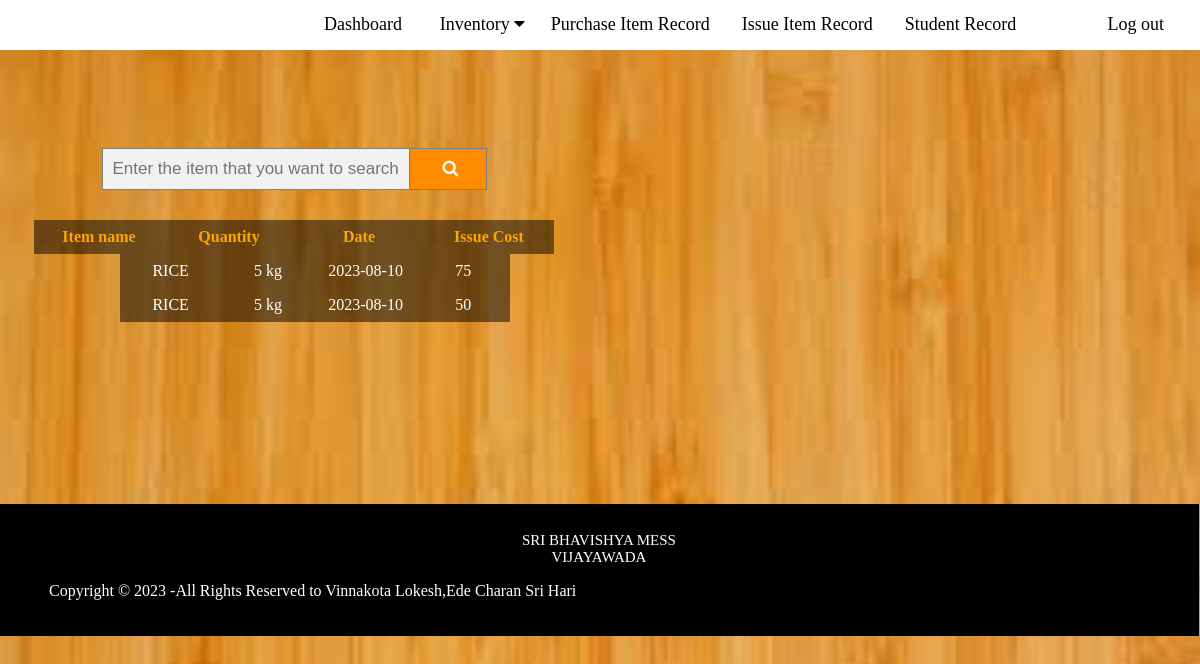
Before: /issuerecord.php with the older database file.
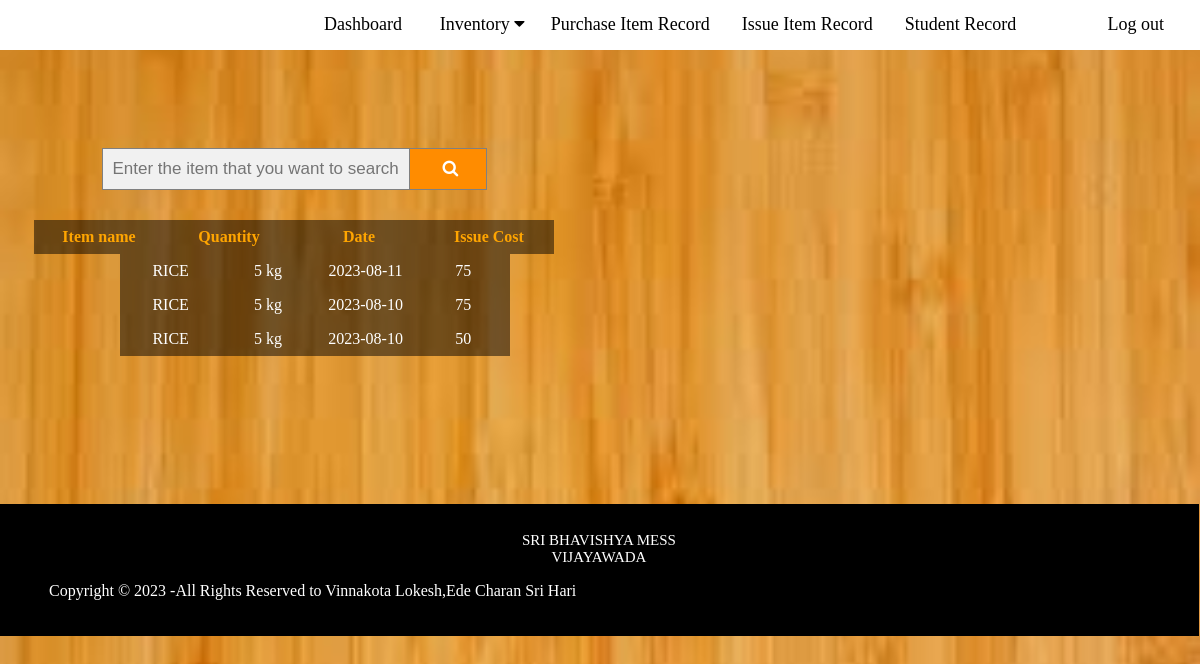
After: the same page with the newer database file.
### tables this page shows
CREATE TABLE `issueitem` (
  `id` int(200) NOT NULL,
  `itemid` int(200) NOT NULL,
  `date` date NOT NULL DEFAULT current_timestamp(),
  `quantity` float NOT NULL,
  `issuecost` int(11) NOT NULL
);

CREATE TABLE `item` (
  `id` int(11) NOT NULL,
  `itemname` varchar(200) NOT NULL
);

CREATE TABLE `stock` (
  `id` int(11) NOT NULL,
  `itemid` int(11) NOT NULL,
  `quantity` float NOT NULL,
  `qunit` varchar(11) NOT NULL
);

### issuerecord.php (the view, shortened to what this page needs)
<!DOCTYPE html>
<html lang="en">
    <head>
        <link type="text/css" rel="stylesheet" href="css/nav.css">
        <link rel="stylesheet" href="https://cdnjs.cloudflare.com/ajax/libs/font-awesome/4.7.0/css/font-awesome.min.css">
    </head>
<body>
    <div class="navbar"  style="margin-top:-18px; width:100%; position: -webkit-sticky;position: sticky; top: 0px;">
     <ul>
      <a href="home.php">Dashboard</a>
    <div class="dropdown">
    <button class="dropbtn">Inventory
      <i class="fa fa-caret-down"></i>
    </button>
    </div>
     <a href="purchaserecord.php">Purchase Item Record</a>
     <a href="">Issue Item Record</a>
     <a href="studentrecord.php">Student Record</a>
     <a href="logout.php" style="float: right; margin-right: 20px;">Log out</a>
    </ul>
  </div>
  <div id="" style="margin-top:100px; margin-left:-51%">
      <form action="#" method="post" class="example" style="margin:auto;max-width:385px">
          <input type="text" name="searchitem" placeholder="Enter the item that you want to search">
          <button type="submit" name="submit"><i class="fa fa-search" style="width:10px; height:10px;"></i></button>
      </form>
  </div>
   <?php
                include("admindbconn.php");
                 $sqlget = "SELECT c . * , p . * ,t . qunit FROM issueitem c, item p, stock t WHERE c.itemid = p.id and p.id = t.itemid";
                $sqldata = mysqli_query($dbconn, $sqlget) or die('error getting');
            ?>
             <center><table style="margin-top:30px; margin-left:-51%">
            <tr>
                <th>Item name </th>
                <th>Quantity </th>
                <th>Date </th>
                <th>Issue Cost</th>
            </tr>
               </table></center>
            <div id="scroll">
            <center><table style="">
            <?php
                while($row = mysqli_fetch_array($sqldata, MYSQLI_ASSOC)) {
            ?>
            <tr>
                <td><?php echo strtoupper($row['itemname']);?> </td>
                <td><?php echo $row['quantity']; echo " ";echo $row['qunit'];?> </td>
                <td><?php echo strtoupper($row['date']);?> </td>
                <td><?php echo $row['issuecost'];?></td>
            </tr>
            <?php
                } ?>  </table></center></div>
            <?php include 'footer.php'; ?>
</body>
</html>

Changed rows visible on the page:
added issueitem: itemid.itemname "RICE", quantity "5", stock.qunit "kg", date "2023-08-11", issuecost "75"
